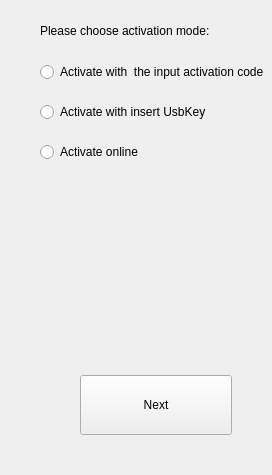
        <widget class="QWidget" name="Pg_choose_mode">
         <layout class="QVBoxLayout" name="verticalLayout_3">
          <property name="spacing">
           <number>0</number>
          </property>
          <property name="leftMargin">
           <number>40</number>
          </property>
          <property name="topMargin">
           <number>24</number>
          </property>
          <property name="rightMargin">
           <number>0</number>
          </property>
          <property name="bottomMargin">
           <number>0</number>
          </property>
          <item>
           <layout class="QVBoxLayout" name="verticalLayout_2">
            <property name="spacing">
             <number>0</number>
            </property>
            <item>
             <widget class="QLabel" name="label_choose_text">
              <property name="text">
               <string>Please choose activation mode:</string>
              </property>
             </widget>
            </item>
            <item>
             <layout class="QGridLayout" name="gridLayout">
              <property name="topMargin">
               <number>24</number>
              </property>
              <property name="horizontalSpacing">
               <number>12</number>
              </property>
              <property name="verticalSpacing">
               <number>20</number>
              </property>
              <item row="2" column="0">
               <widget class="QRadioButton" name="rbtn_online">
                <property name="text">
                 <string>Activate online</string>
                </property>
               </widget>
              </item>
              <item row="0" column="0">
               <widget class="QRadioButton" name="rbtn_manual">
                <property name="sizePolicy">
                 <sizepolicy hsizetype="Preferred" vsizetype="Preferred">
                  <horstretch>0</horstretch>
                  <verstretch>0</verstretch>
                 </sizepolicy>
                </property>
                <property name="text">
                 <string>Activate with  the input activation code</string>
                </property>
               </widget>
              </item>
              <item row="1" column="0">
               <widget class="QRadioButton" name="rbtn_offline">
                <property name="text">
                 <string>Activate with insert UsbKey</string>
                </property>
               </widget>
              </item>
             </layout>
            </item>
           </layout>
          </item>
          <item>
           <spacer name="verticalSpacer">
            <property name="orientation">
             <enum>Qt::Vertical</enum>
            </property>
            <property name="sizeHint" stdset="0">
             <size>
              <width>20</width>
              <height>213</height>
             </size>
            </property>
           </spacer>
          </item>
          <item>
           <layout class="QGridLayout" name="gridLayout_2">
            <property name="rightMargin">
             <number>40</number>
            </property>
            <property name="bottomMargin">
             <number>40</number>
            </property>
            <property name="spacing">
             <number>0</number>
            </property>
            <item row="0" column="1">
             <widget class="QPushButton" name="btn_next">
              <property name="sizePolicy">
               <sizepolicy hsizetype="Fixed" vsizetype="Fixed">
                <horstretch>0</horstretch>
                <verstretch>0</verstretch>
               </sizepolicy>
              </property>
              <property name="minimumSize">
               <size>
                <width>152</width>
                <height>60</height>
               </size>
              </property>
              <property name="text">
               <string>Next</string>
              </property>
             </widget>
            </item>
            <item row="0" column="0">
             <spacer name="horizontalSpacer">
              <property name="orientation">
               <enum>Qt::Horizontal</enum>
              </property>
              <property name="sizeHint" stdset="0">
               <size>
                <width>40</width>
                <height>20</height>
               </size>
              </property>
             </spacer>
            </item>
           </layout>
          </item>
         </layout>
         <zorder>verticalSpacer</zorder>
         <zorder></zorder>
        </widget>
